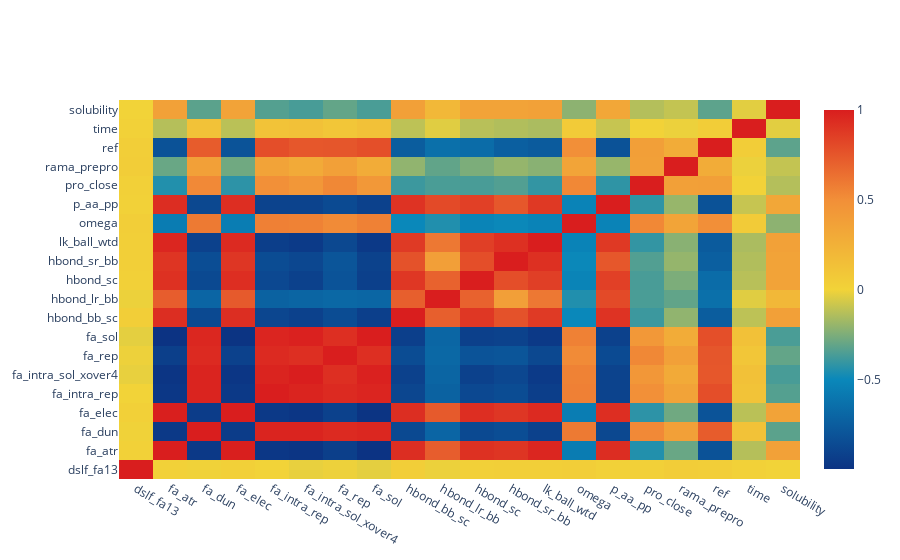

Notebook code for this chart:
### Code cell
# Heatmap of pearson correlation matrix

data = [go.Heatmap( z=pearson_corr.values, x=list(pearson_corr.columns), y=list(pearson_corr.index), colorscale='Portland')]
iplot(data, filename='pandas-heatmap')
plt.show()

### Figure 1 — Plotly figure (JSON) as saved in the notebook; plotly's stock layout.template omitted (floating-point values rounded to 4 significant figures; data arrays with more than 128 entries replaced by an {"elided": "..."} marker saying what was removed)
{"data": [{"colorscale": [[0, "rgb(12,51,131)"], [0.25, "rgb(10,136,186)"], [0.5, "rgb(242,211,56)"], [0.75, "rgb(242,143,56)"], [1, "rgb(217,30,30)"]], "type": "heatmap", "x": ["dslf_fa13", "fa_atr", "fa_dun", "fa_elec", "fa_intra_rep", "fa_intra_sol_xover4", "fa_rep", "fa_sol", "hbond_bb_sc", "hbond_lr_bb", "hbond_sc", "hbond_sr_bb", "lk_ball_wtd", "omega", "p_aa_pp", "pro_close", "rama_prepro", "ref", "time", "solubility"], "y": ["dslf_fa13", "fa_atr", "fa_dun", "fa_elec", "fa_intra_rep", "fa_intra_sol_xover4", "fa_rep", "fa_sol", "hbond_bb_sc", "hbond_lr_bb", "hbond_sc", "hbond_sr_bb", "lk_ball_wtd", "omega", "p_aa_pp", "pro_close", "rama_prepro", "ref", "time", "solubility"], "z": {"elided": "20x20 float values"}}], "layout": {}}
